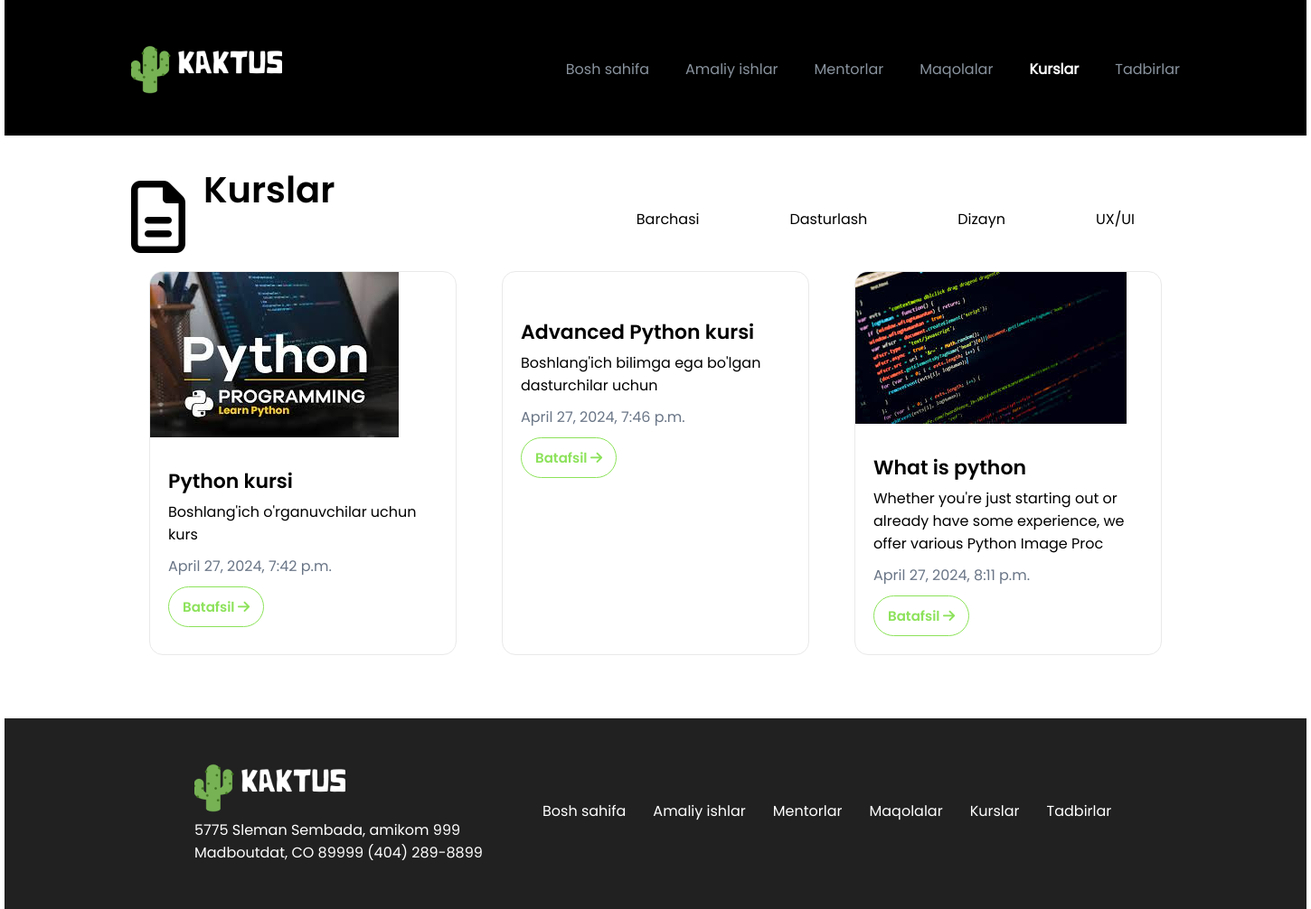
Screenshot of /course/ with the database file from the repository.
### mysite/models.py (models this page shows, shortened)
class Course(TimeStampedMixin):
    name = models.CharField(max_length=255)
    text = models.TextField(null=True, blank=True)
    video_url = models.CharField(max_length=255, null=True, blank=True)
    picture = models.ImageField(upload_to='media', null=True, blank=True)
    field = models.ForeignKey(Field, on_delete=models.CASCADE)
    mentor = models.ForeignKey(Mentor, on_delete=models.CASCADE)
    technologies = models.CharField(max_length=128, null=True, blank=True)
    class Meta:
        verbose_name = "Course"
        verbose_name_plural = "Courses"
        db_table = "course"

### mysite/views.py (the view)
# urls.py: path('course/', course,name="course"),
def course(request):
    data = Course.objects.all()
    context = {
        "data": data,
    }
    return render(request, 'courses.html', context)

### templates/courses.html (shortened to what this page needs)
<!DOCTYPE html>
<html lang="en">
<head>
    {% load static %}
    <link rel="stylesheet" href="{% static 'css/style.css' %}">
    <link rel="stylesheet" href="{% static 'css/all.css' %}">
</head>
<body>
    <div class="container">
        <div class="page">
            <div class="row">
                <header>
                    <div class="header__logo">
                        <a href="{% url 'index' %}">
                            <img src="{% static 'images/kaktus_logo.png' %}" alt="aaa">
                        </a>
                    </div>
                    <nav class="header__nav">
                        <ul>
                            <li><a href="{% url 'index' %}">Bosh sahifa</a></li>
                            <li><a href="{% url 'project' %}" >Amaliy ishlar</a></li>
                            <li><a href="{% url 'mentor' %}" >Mentorlar</a></li>
                            <li><a href="{% url 'article' %}">Maqolalar</a></li>
                            <li><a href="{% url 'course' %}" class="active">Kurslar</a></li>
                            <li><a href="{% url 'event' %}">Tadbirlar</a></li>
                        </ul>
                    </nav>
                </header>
            </div>
        </div>
        <div class="maqola_page">
            <div class="row">
                <div class="page__header">
                    <div class="page__title">
                        <i class="fa-regular fa-file-lines"></i> <span>Kurslar</span>
                    </div>
                    <div class="page__filter">
                       <a href="{% url 'course' %}" class="page__filter-btn ">Barchasi</a>
                        <a href="{% url 'coursefilter' id=1 %}" class="page__filter-btn">Dasturlash</a>
                        <a href="{% url 'coursefilter' id=2 %}" class="page__filter-btn">Dizayn</a>
                        <a href="{% url 'coursefilter' id=3 %}" class="page__filter-btn">UX/UI</a>
                    </div>
                </div>
                <div class="universal_cards">
                    {% for i in data %}
                    <div class="universal_card">
                        <img src="{{i.picture.url}}" alt="" class="card-img-top">
                        <div class="card-body">
                            <h5 class="card-title">{{i.name}}</h5>
                            <p class="card-text">{{i.text|slice:":100"}}</p>
                            <p class="card-data">{{i.created_at}}</p>
                            <a href="{% url 'course_single' id=i.id %}" class="card-link">Batafsil <i class="fa-solid fa-arrow-right"></i></a>
                        </div>
                    </div>
                    {% endfor %}
                </div>
            </div>
        </div>
        <footer>
            <div class="row">
                <div class="footer__cols">
                    <div class="footer__col-info">
                        <a href="index.html">
                            <img src="{% static 'images/kaktus_logo.png' %}" alt="aaa">
                        </a>
                        <p>5775 Sleman Sembada, amikom 999 Madboutdat, CO 89999 (404) 289-8899</p>
                    </div>
                    <div class="footer__col-menu">
                        <ul>
                            <li><a href="{% url 'index' %}">Bosh sahifa</a></li>
                            <li><a href="{% url 'project' %}" >Amaliy ishlar</a></li>
                            <li><a href="{% url 'mentor' %}"  >Mentorlar</a></li>
                            <li><a href="{% url 'article' %}">Maqolalar</a></li>
                            <li><a href="{% url 'course' %}" class="active">Kurslar</a></li>
                            <li><a href="{% url 'event' %}">Tadbirlar</a></li>
                        </ul>
                    </div>
                </div>
            </div>
        </footer>
    </div>
</body>
</html>

### static/css/style.css (style rules this page uses)
* { margin:0px; padding:0px; box-sizing: border-box; font-family: "Poppins"; transition: all .3s; }
a { text-decoration: none; }
.container { width: 1440px; margin:0 auto; }
.container .row { width: 1160px; margin:0 auto; }
header { padding-top:50px; display: flex; justify-content: space-between; align-content: center; }
header .header__logo a { display: flex; align-content: center; color: #fff; }
header .header__nav { line-height: 54px; }
header .header__nav ul { display: flex; list-style: none; }
header .header__nav ul li a { font-family: "Poppins"; color:#89939E; margin-left:40px; }
header .header__nav ul li .active { color:#ffffff; font-weight: 600; }
.universal_cards { display: flex; flex-wrap: wrap; justify-content: space-between; }
.universal_card { width: 340px; border:1px solid #E9E9E9; border-radius: 15px; margin:20px; overflow: hidden; }
.universal_card .card-body { padding:20px; }
.universal_card .card-body .card-title { font-family: "Poppins600"; font-size: 22px; margin-top:5px; }
.universal_card .card-body .card-text { margin-top:5px; }
.universal_card .card-body .card-data { color:#697586; margin-top:10px; }
.universal_card .card-body .card-link { font-family: "Poppins600"; padding:10px 15px; color: #8CE25A; border:1px solid #8CE25A; border-radius:30px; font-size: 15px; margin-top:10px; display: inline-block; }
.page { background-color: black; height: 150px; }
.maqola_page .page__header { display: flex; flex-wrap: wrap; justify-content: space-between; }
.page__header .page__title { display: flex; width: 400px; }
.page__header .page__title i { margin-top:50px; font-size: 80px; }
.page__header .page__title span { font-family: "Poppins600"; font-size: 40px; margin-left:20px; margin-top:30px; }
.page__header .page__filter { margin-top:60px; height: 60px; display: flex; }
.page__header .page__filter-btn { padding:20px 50px; display: block; color:black; }
footer { margin-top:50px; background-color: #212121; }
.footer__cols { padding:50px; display: flex; }
.footer__col-info { width: 350px; margin:0px 20px; }
.footer__col-info p { color:white; }
.footer__col-menu ul { list-style: none; display: flex; }
.footer__col-menu ul li a { display: block; margin:40px 15px; color:white; }

### rows the page displays
Course: picture (picture), name "Python kursi", text "Boshlang'ich o'rganuvchilar uchun kurs", created_at "April 27, 2024, 7:42 p.m."
Course: name "Advanced Python kursi", text "Boshlang'ich bilimga ega bo'lgan dasturchilar uchun", created_at "April 27, 2024, 7:46 p.m."
Course: picture (picture), name "What is python", text "Whether you're just starting out or already have some experience, we offer various Python Image Proc", created_at "April 27, 2024, 8:11 p.m."
